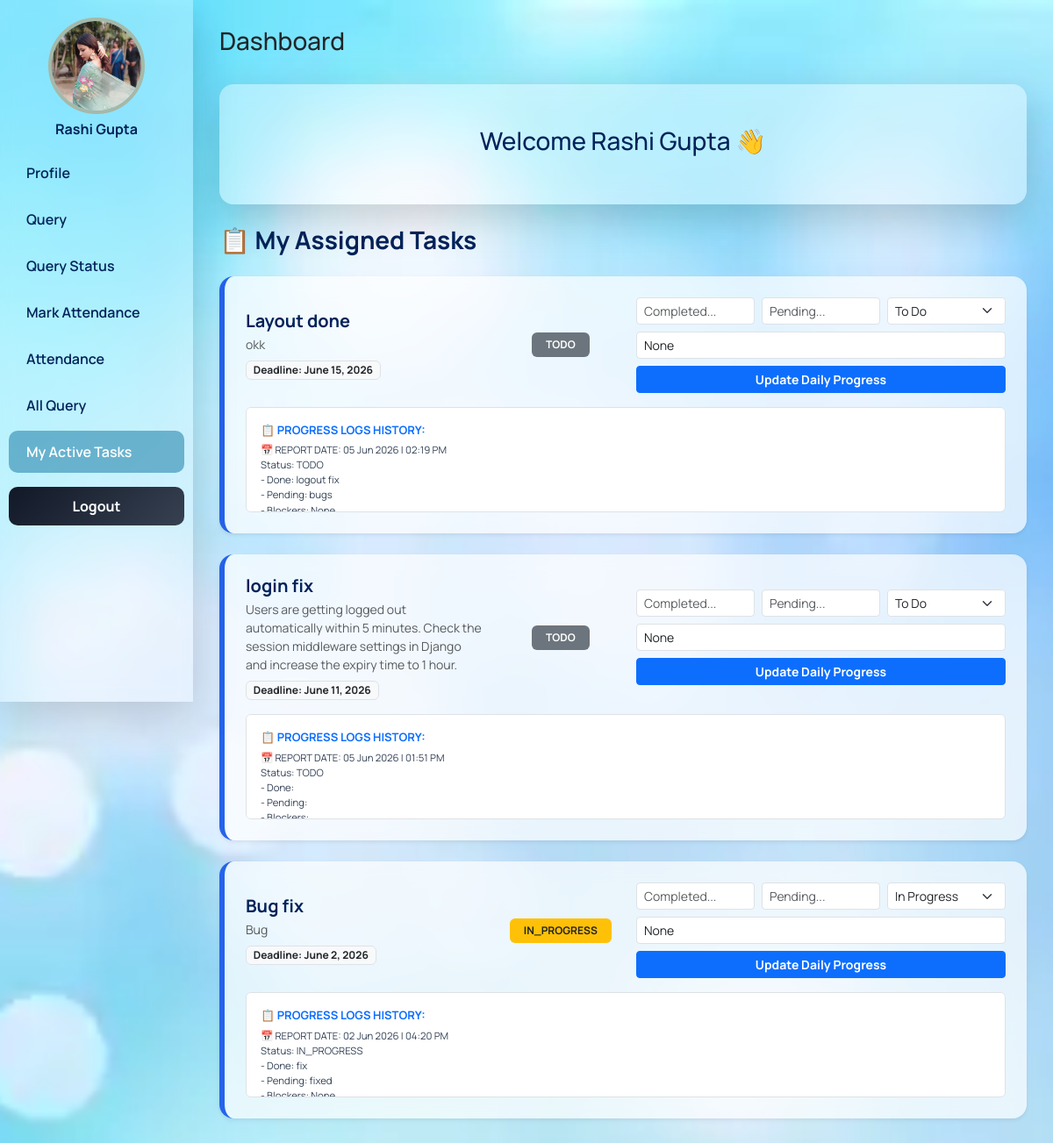
Page /dashboard/ (signed in) on the earlier database version.
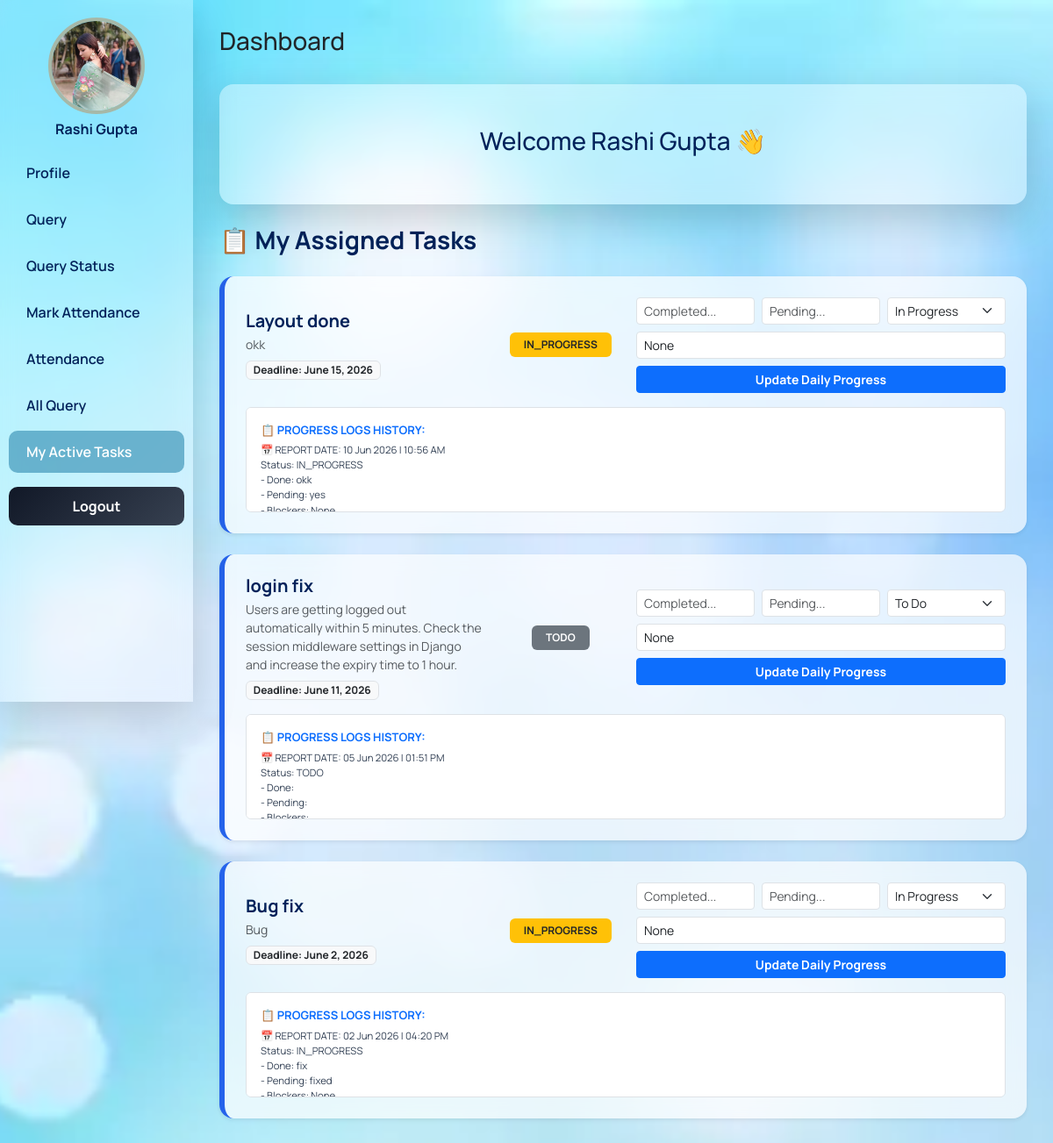
Same page on the later database version.
### app/models.py (models this page shows, shortened)
class Task(models.Model):
    STATUS_CHOICES = [
        ('TODO', 'To Do'),
        ('IN_PROGRESS', 'In Progress'),
        ('DONE', 'Done'),
    ]
    title = models.CharField(max_length=200)
    description = models.TextField()
    assigned_team = models.ForeignKey('ProjectGroup', on_delete=models.CASCADE, null=True, blank=True, related_name='team_tasks')
    assigned_to = models.ForeignKey(AddEmployee, on_delete=models.CASCADE, related_name='tasks')
    status = models.CharField(max_length=20, choices=STATUS_CHOICES, default='TODO')
    created_at = models.DateTimeField(auto_now_add=True)
    due_date = models.DateField()
    progress_note = models.TextField(null=True, blank=True)

### app/views.py (the view)
# urls.py: path('dashboard/',dashboard,name='dashboard'),
def dashboard(req):
    if req.session.get('admin', None):
        data = req.session.get('admin')
        total_emp = new.objects.count()
        total_dep = dep.objects.count()
        total_query = Query.objects.count()
        total_tasks = Task.objects.count() # 🔥 Naya task count
        today = date.today()
        today_attendance = Attendance.objects.filter(date=today).count()
        return render(req, 'admindashboard.html', {
            'data': data,
            'total_emp': total_emp,
            'total_dep': total_dep,
            'total_query': total_query,
            'today_attendance': today_attendance,
            'total_tasks': total_tasks # 🔥 Template me bheja
        })
    elif req.session.get('user_id', None):
        id = req.session['user_id']
        userdata = new.objects.get(id=id)
        my_tasks = Task.objects.filter(assigned_to=userdata).order_by('-created_at')
        return render(req, 'userdashboard.html', {'data': userdata, 'my_tasks': my_tasks})
    else:
        return redirect('login')

### app/templates/userdashboard.html (shortened to what the changed rows need)
{% block contant %}
<!DOCTYPE html>
<html lang="en">
<head>
    <link href="https://cdn.jsdelivr.net/npm/bootstrap@5.3.2/dist/css/bootstrap.min.css" rel="stylesheet">
</head>
<body>
<div class="wrapper">
    <div class="main-content">
      <div id="jira_tasks" class="mt-4">
    {% for t in my_tasks %}
    <div class="glass shadow-sm p-4 mb-4" style="background: rgba(255, 255, 255, 0.7); border-radius: 16px; border-left: 6px solid #2563eb;">
        <div class="row align-items-center">
            <div class="col-md-4">
                <h5 class="fw-bold mb-1" style="color: #02225a;">{{ t.title }}</h5>
                <p class="text-muted small mb-2">{{ t.description }}</p>
                <span class="badge bg-light text-dark border">Deadline: {{ t.due_date }}</span>
            </div>
            <div class="col-md-2 text-center">
                <span class="badge {% if t.status == 'DONE' %}bg-success{% elif t.status == 'IN_PROGRESS' %}bg-warning text-dark{% else %}bg-secondary{% endif %} px-3 py-2">
                    {{ t.status }}
                </span>
            </div>
            <div class="col-md-6">
                <form action="{% url 'update_task_status' t.id %}" method="post">
                    <div class="row g-2">
                        <div class="col-md-4">
                            <input type="text" name="completed_tasks" class="form-control form-control-sm" placeholder="Completed..." required>
                        </div>
                        <div class="col-md-4">
                            <input type="text" name="pending_tasks" class="form-control form-control-sm" placeholder="Pending..." required>
                        </div>
                        <div class="col-md-4">
                            <select name="status" class="form-select form-select-sm">
                                <option value="TODO" {% if t.status == 'TODO' %}selected{% endif %}>To Do</option>
                                <option value="IN_PROGRESS" {% if t.status == 'IN_PROGRESS' %}selected{% endif %}>In Progress</option>
                            </select>
                        </div>
                        <div class="col-md-12">
                            <input type="text" name="issues_tasks" class="form-control form-control-sm" value="None" placeholder="Blockers/Issues (Optional)">
                        </div>
                        <div class="col-md-12 mt-2">
                            <button type="submit" class="btn btn-primary btn-sm w-100 fw-bold">Update Daily Progress</button>
                        </div>
                    </div>
                </form>
            </div>
        </div>
        {% if t.progress_note %}
        <div class="mt-3 p-3 bg-white rounded border" style="font-size: 13px; max-height: 120px; overflow-y: auto; color: #334155;">
            <strong class="text-primary d-block mb-1">📋 PROGRESS LOGS HISTORY:</strong>
            <pre style="font-family: inherit; margin: 0; white-space: pre-line;">{{ t.progress_note }}</pre>
        </div>
        {% endif %}
    </div>
    {% empty %}
    <div class="glass p-5 text-center text-muted">
        <h5>No tasks assigned yet. Enjoy your day!</h5>
    </div>
    {% endfor %}
</div>
        </div>
     </div>
</body>
</html>
{% endblock contant %}

Differences in the rows shown:
changed Task "Layout done": status "TODO" → "IN_PROGRESS"; status "To Do" → "In Progress"; progress_note "📅 REPORT DATE: 05 Jun 2026 | 02:19 PM Status: TODO - Done: logout fix - Pending: bugs…" → "📅 REPORT DATE: 10 Jun 2026 | 10:56 AM Status: IN_PROGRESS - Done: okk - Pending: yes…"
